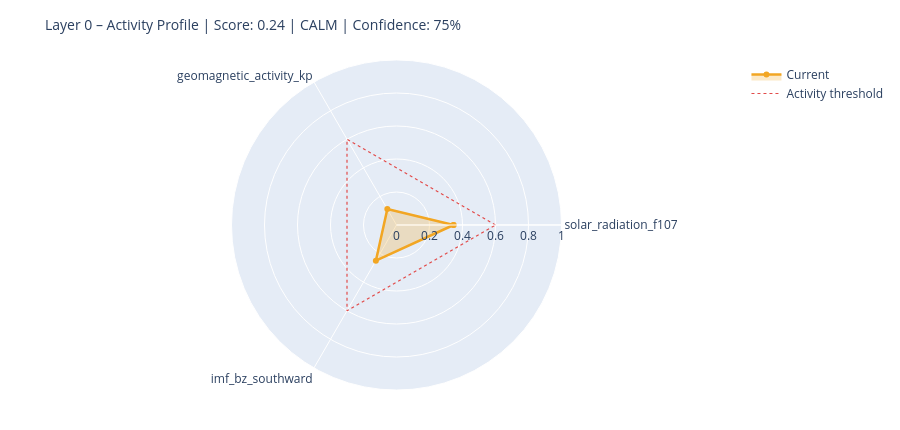

Notebook source saved alongside this figure:
### Markdown cell above
---
## 6. State Assessment & Handoff to Layer 1

### Code cell
# ============================================================
# STEP 1 – Collect raw values with source modes
# Mode: 'primary' | 'fallback_3h' | 'last_valid' | 'missing'
# ============================================================

def safe_last(df, col):
    if df is None or col not in df.columns: return None
    s = df[col].dropna()
    return float(s.iloc[-1]) if not s.empty else None

f107_now = safe_last(df_f107, 'f10.7')
bz_now   = safe_last(df_mag,  'bz_gsm')
kp_now   = safe_last(df_kp,   'kp')
sw_now   = safe_last(df_sw,   'speed')

source_modes = {
    'F10.7':    'primary'  if f107_now is not None else 'missing',
    'Kp':       'primary'  if kp_now   is not None else 'missing',
    'IMF_Bz':   'primary'  if bz_now   is not None else 'missing',
    'SW_speed': 'primary'  if sw_now   is not None else 'missing',
}

# Kp Fallback – 3h endpoint
if kp_now is None:
    try:
        r = requests.get(
            'https://services.swpc.noaa.gov/json/noaa-planetary-k-index.json',
            timeout=10)
        r.raise_for_status()
        fb = pd.DataFrame(r.json())
        tc = next((c for c in fb.columns if 'time' in c.lower()), fb.columns[0])
        kc = next((c for c in fb.columns if 'kp' in c.lower() and c != tc), None)
        if kc:
            fb[kc] = fb[kc].astype(str).str.extract(r'([0-9]+(?:\.[0-9]*)?)')[0]
            fb[kc] = pd.to_numeric(fb[kc], errors='coerce')
            fb = fb[fb[kc] >= 0].dropna(subset=[kc])
            if not fb.empty:
                kp_now = float(fb[kc].iloc[-1])
                source_modes['Kp'] = 'fallback_3h'
                print(f'  Kp fallback (3h): {kp_now:.1f}')
    except Exception as e:
        print(f'  Kp fallback failed: {e}')

# Solar Wind Fallback – last valid value
if sw_now is None and df_sw is not None and 'speed' in df_sw.columns:
    s = df_sw['speed'].dropna()
    if not s.empty:
        sw_now = float(s.iloc[-1])
        source_modes['SW_speed'] = 'last_valid'
        print(f'  SW fallback (last_valid): {sw_now:.0f} km/s')

print()
print('Source modes:', source_modes)

# ============================================================
# STEP 2 – Score from available components only
# ============================================================

def norm(v, lo, hi):
    if v is None: return None
    return max(0.0, min(1.0, (v - lo) / (hi - lo)))

COMPONENTS = {
    'solar_radiation_f107':    (f107_now, norm(f107_now, 60, 250)),
    'geomagnetic_activity_kp': (kp_now,   norm(kp_now,   0,   9)),
    'imf_bz_southward':        (bz_now,   norm(-(bz_now or 0) if bz_now else None, -5, 30)
                                           if bz_now is not None else None),
    'solar_wind_speed':        (sw_now,   norm(sw_now, 300, 800)),
}

available   = {k: v[1] for k, v in COMPONENTS.items() if v[1] is not None}
unavailable = [k for k, v in COMPONENTS.items() if v[1] is None]

layer0_score = round(sum(available.values()) / len(available), 4) if available else None
confidence   = round(len(available) / len(COMPONENTS), 2)

level = ('unknown'  if layer0_score is None
         else 'calm'     if layer0_score < 0.3
         else 'moderate' if layer0_score < 0.6
         else 'active')

# ============================================================
# STEP 3 – Dominant Driver
# ============================================================

def dominant_driver(kp, f107, bz, sw):
    candidates = []
    if kp   is not None and kp   >= 4:   candidates.append(('geomagnetic',    kp / 9))
    if sw   is not None and sw   >= 500:  candidates.append(('solar_wind',     sw / 800))
    if bz   is not None and bz   <= -5:   candidates.append(('imf_southward',  abs(bz) / 30))
    if f107 is not None and f107 >= 150:  candidates.append(('solar_radiation',f107 / 250))
    return max(candidates, key=lambda x: x[1])[0] if candidates else 'none'

driver = dominant_driver(kp_now, f107_now, bz_now, sw_now)

# ============================================================
# STEP 4 – Downstream expectations
# ============================================================

def downstream_expectation(driver, score, kp, bz, f107):
    exp = {
        'magnetosphere':        'calm',
        'ionosphere':           'calm',
        'schumann_resonance':   'unchanged',
        'lithosphere_currents': 'low',
    }
    if driver == 'geomagnetic' or (kp and kp >= 5):
        exp['magnetosphere']        = 'compressed / storm'
        exp['ionosphere']           = 'elevated disturbance (TEC variability)'
        exp['schumann_resonance']   = 'elevated amplitude possible'
        exp['lithosphere_currents'] = 'elevated induction currents'
    elif driver == 'imf_southward' or (bz and bz <= -5):
        exp['magnetosphere']        = 'energy coupling active'
        exp['ionosphere']           = 'elevated electron density possible'
        exp['schumann_resonance']   = 'slight modulation possible'
    elif driver == 'solar_radiation' or (f107 and f107 >= 150):
        exp['ionosphere']           = 'elevated ionization (F-layer)'
        exp['schumann_resonance']   = 'slightly elevated background activity'
    return exp

downstream = downstream_expectation(driver, layer0_score, kp_now, bz_now, f107_now)

# ============================================================
# CONSOLE OUTPUT
# ============================================================

W = 58
print('=' * W)
print('LAYER 0 – STATE ASSESSMENT')
print('=' * W)
for name, (raw_v, score_v) in COMPONENTS.items():
    if score_v is not None:
        bar = '█' * int(score_v * 20) + '░' * (20 - int(score_v * 20))
        print(f'  {name:<35}  {bar}  {score_v:.2f}')
    else:
        print(f'  {name:<35}  {"─" * 20}  n/a')
print('-' * W)
print(f'  Score ({len(available)}/{len(COMPONENTS)} components):  {layer0_score:.3f}')
print(f'  Confidence:         {confidence:.0%}')
print(f'  Level:              {level.upper()}')
print(f'  Dominant Driver:    {driver}')

# Radar chart
cats = list(available.keys())
vals = list(available.values())
if len(cats) >= 3:
    fig = go.Figure()
    fig.add_trace(go.Scatterpolar(
        r=vals + [vals[0]], theta=cats + [cats[0]],
        fill='toself', fillcolor='rgba(242,166,35,0.25)',
        line=dict(color='#F2A623', width=2.5), name='Current'
    ))
    fig.add_trace(go.Scatterpolar(
        r=[0.6] * (len(cats) + 1), theta=cats + [cats[0]],
        line=dict(color='#E24B4A', dash='dot', width=1.2),
        mode='lines', name='Activity threshold'
    ))
    fig.update_layout(
        title=dict(text=f'Layer 0 – Activity Profile | Score: {layer0_score:.2f} | {level.upper()} | Confidence: {confidence:.0%}',
                   font=dict(size=14)),
        polar=dict(radialaxis=dict(visible=True, range=[0, 1])),
        height=430, showlegend=True,
        margin=dict(l=60, r=60, t=60, b=40)
    )
    fig.show()

### Figure 1 — Plotly figure (JSON) as saved in the notebook; plotly's stock layout.template omitted (floating-point values rounded to 4 significant figures)
{"data": [{"fill": "toself", "fillcolor": "rgba(242,166,35,0.25)", "line": {"color": "#F2A623", "width": 2.5}, "name": "Current", "r": [0.3457, 0.1111, 0.25, 0.3457], "theta": ["solar_radiation_f107", "geomagnetic_activity_kp", "imf_bz_southward", "solar_radiation_f107"], "type": "scatterpolar"}, {"line": {"color": "#E24B4A", "dash": "dot", "width": 1.2}, "mode": "lines", "name": "Activity threshold", "r": [0.6, 0.6, 0.6, 0.6], "theta": ["solar_radiation_f107", "geomagnetic_activity_kp", "imf_bz_southward", "solar_radiation_f107"], "type": "scatterpolar"}], "layout": {"height": 430, "margin": {"b": 40, "l": 60, "r": 60, "t": 60}, "polar": {"radialaxis": {"range": [0, 1], "visible": true}}, "showlegend": true, "title": {"font": {"size": 14}, "text": "Layer 0 – Activity Profile | Score: 0.24 | CALM | Confidence: 75%"}}}
